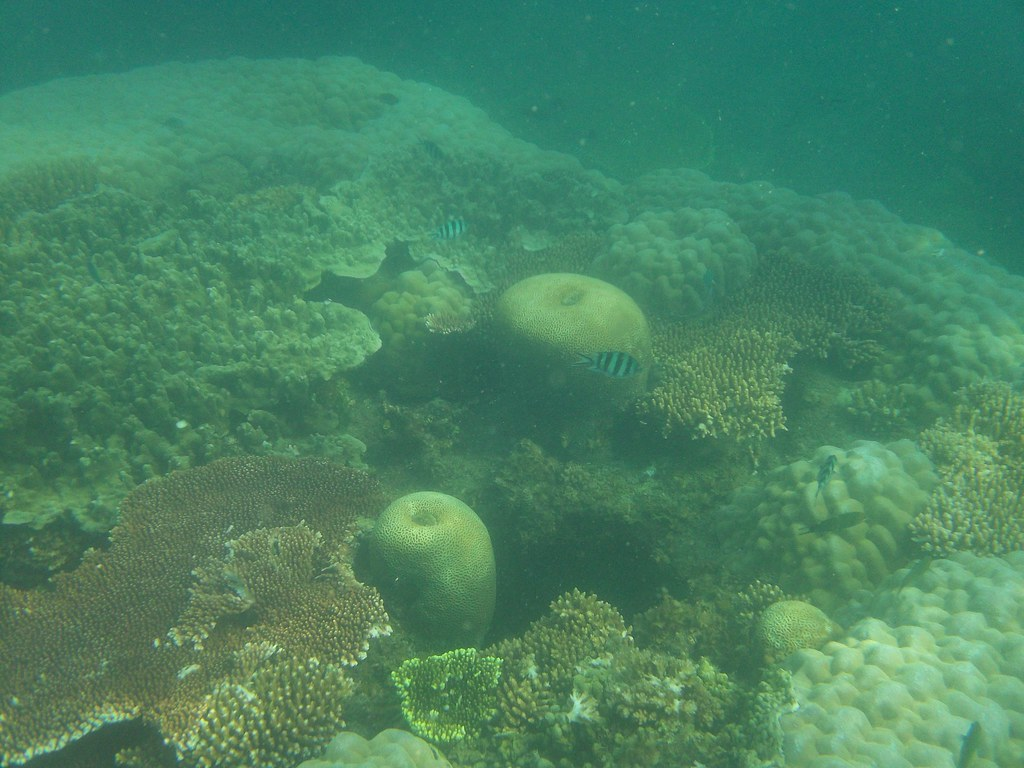
%> input picture TugasTeori/Tugas 1/Air/air (10).jpg, 1024 x 768 px
$ octave air.m   (GNU Octave 9; MATLAB toolbox functions it lacks are replaced by stand-ins)
%> lines starting %> are read from the running program, lines starting %| are printed output that depends on the picture
%----- Program untuk membersihkan nilai variable ---%
clc;
clear all;
%--------------Program Utama -----------------------%
%program untuk membaca gambar dan menyimpan pada variable y
y = imread('air (10).jpg'); %air (10).jpg adalah nama gambar yang di panggil.
%> y is the input picture: size 768x1024x3 uint8; mean R, G, B 72.9, 132, 99.4

RC = y(:,:,1);
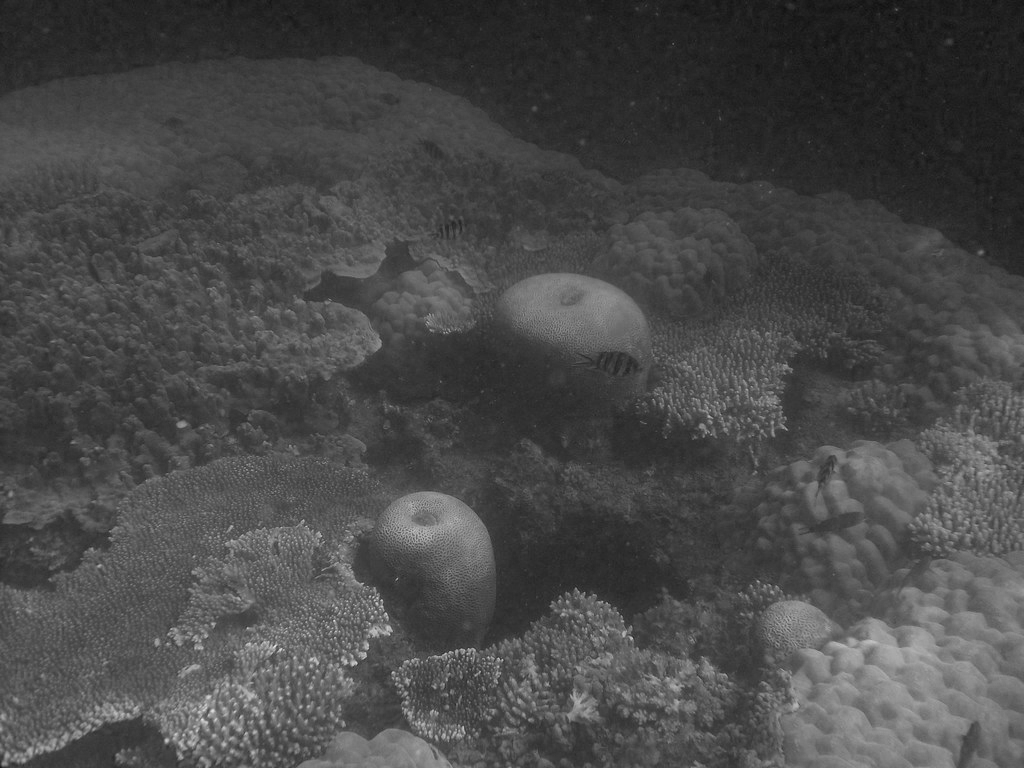
%> RC: size 768x1024 uint8; min 14, max 233, mean 72.9
GC = y(:,:,2);
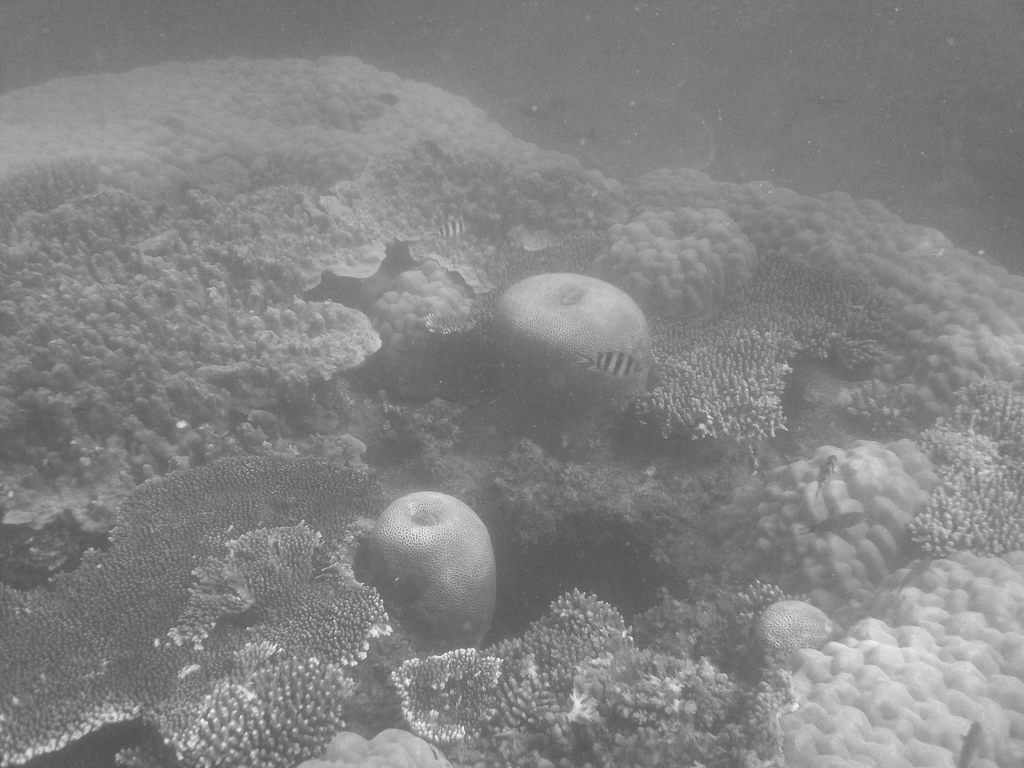
%> GC: size 768x1024 uint8; min 78, max 255, mean 132
BC = y(:,:,3);
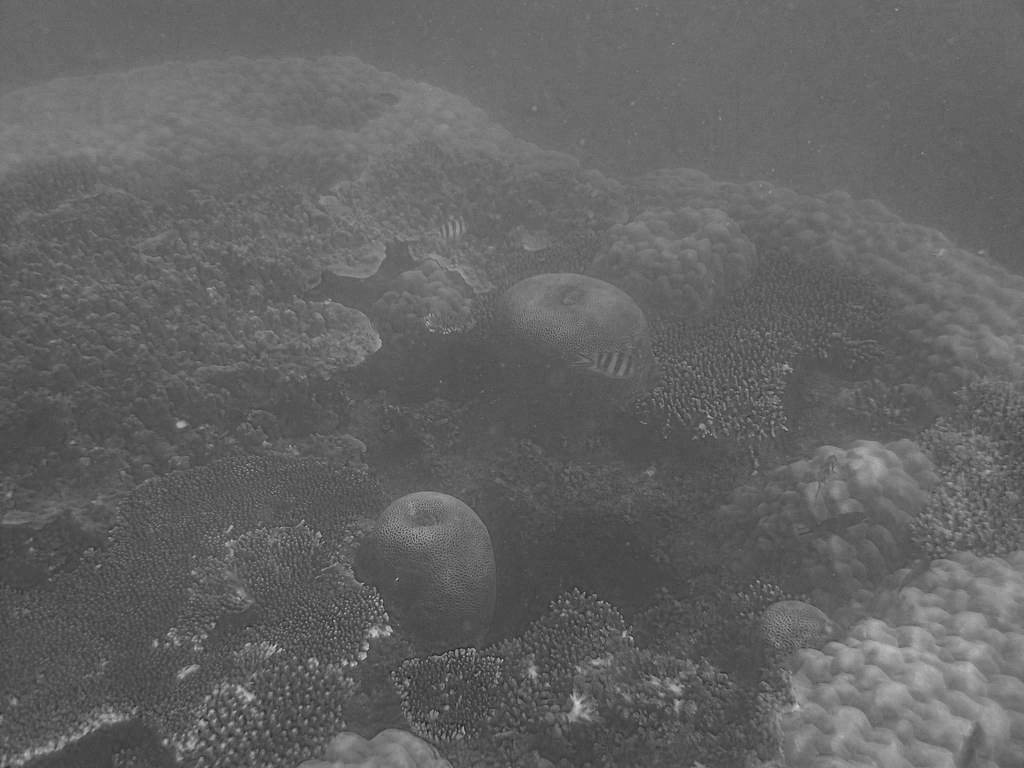
%> BC: size 768x1024 uint8; min 25, max 215, mean 99.4

%Program untuk mencari nilai minimal dan maksimal dari pixel gambar y.
RCmin=min(min(RC));
%> RCmin = 14
RCmax=max(max(RC));
%> RCmax = 233

GCmin=min(min(GC));
%> GCmin = 78
GCmax=max(max(GC));
%> GCmax = 255

BCmin=min(min(BC));
%> BCmin = 25
BCmax=max(max(BC));
%> BCmax = 215

%Program untuk mencari nilai mean minimal dan maksimal pada pixel gambar y.
% ymmin=mean(mean(ymin));
% ymmax=mean(mean(ymax));

%Program Auto-level pada gambar ang disimpan pada variabel y ke y1
%> (the run ends here)

$ run again, with TugasTeori/Tugas 1/Air/air (1).jpg copied over TugasTeori/Tugas 1/Air/air (10).jpg
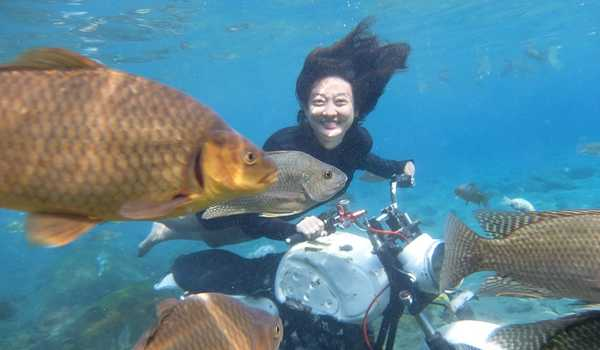
%> input picture TugasTeori/Tugas 1/Air/air (1).jpg, 600 x 350 px
%> y is the input picture: size 350x600x3 uint8; mean R, G, B 92, 133.8, 150.1
%> `GC = y(:,:,2);`:
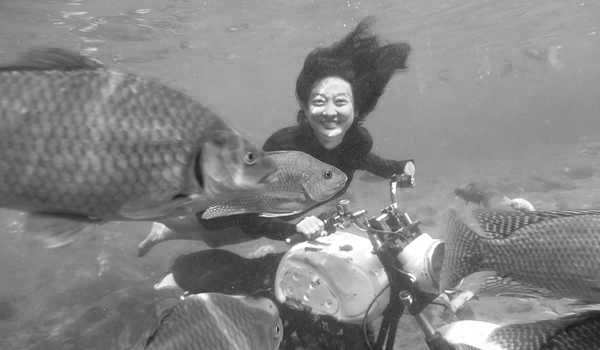
%> GC: size 350x600 uint8; min 19, max 255, mean 133.8
%> `BC = y(:,:,3);`:
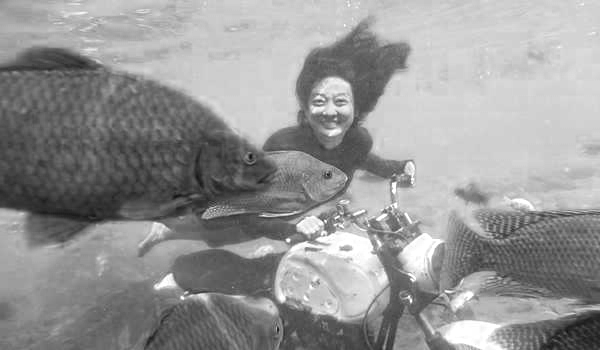
%> BC: size 350x600 uint8; min 15, max 255, mean 150.1
%> RCmin = 0
%> RCmax = 255
%> GCmin = 19
%> GCmax = 255
%> BCmin = 15
%> BCmax = 255
